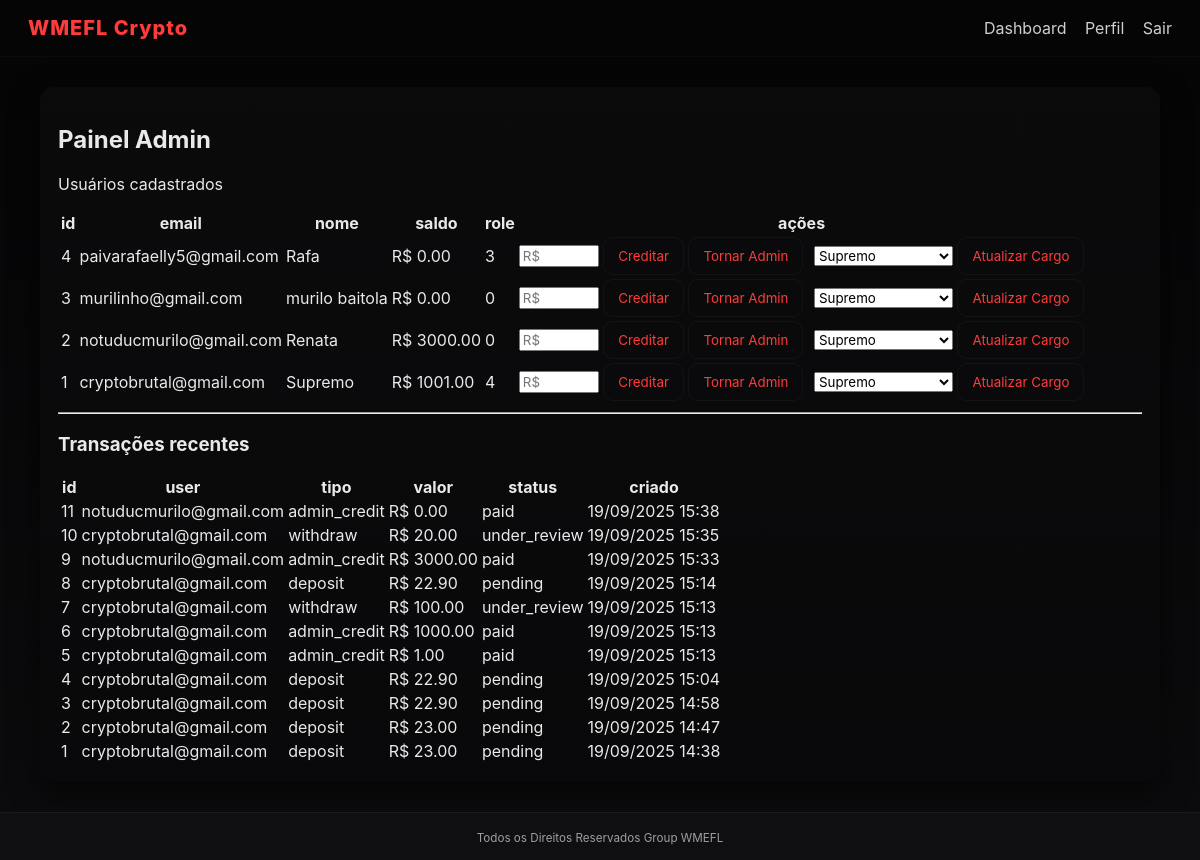
The page /admin (signed in) on the database its author committed.
### models.py (models this page shows, shortened)
class User(UserMixin, db.Model):
    __tablename__ = "user"
    id = db.Column(db.Integer, primary_key=True)
    email = db.Column(db.String(150), unique=True, nullable=False)
    name = db.Column(db.String(120), nullable=True)
    password_hash = db.Column(db.String(256), nullable=False)
    balance = db.Column(db.Float, default=0.0, nullable=False)
    role = db.Column(db.Integer, default=0, nullable=False)
    has_deposited = db.Column(db.Boolean, default=False, nullable=False)
    pix_key = db.Column(db.String(200), nullable=True)
    pix_holder = db.Column(db.String(120), nullable=True)  # nome do titular PIX
    phone_number = db.Column(db.String(20), nullable=True)
    created_at = db.Column(db.DateTime, default=datetime.utcnow, nullable=False)
    @property
    def is_admin(self) -> bool:
        return self.role in [3, 4]

class Transaction(db.Model):
    __tablename__ = "transaction"
    id = db.Column(db.Integer, primary_key=True)
    user_id = db.Column(db.Integer, db.ForeignKey("user.id"), nullable=False)
    amount = db.Column(db.Float, nullable=False)
    type = db.Column(db.String(20), nullable=False)  # deposit, withdraw, admin_credit
    status = db.Column(db.String(20), nullable=False, default="pending")  # pending, paid, failed, under_review
    external_id = db.Column(db.String(200), nullable=True)  # ID retornado pelo provedor
    extra = db.Column(db.Text, nullable=True)  # dados adicionais (ex: payload PIX, QR Code)
    created_at = db.Column(db.DateTime, default=datetime.utcnow, nullable=False)
    user = db.relationship("User", backref="transactions")

### app.py (the view)
@app.route("/admin")
@login_required
@admin_required
def admin_index():
    users = User.query.order_by(User.created_at.desc()).all()
    txs = Transaction.query.order_by(Transaction.created_at.desc()).limit(50).all()
    roles = ["Supremo", "Administrador", "Moderador Global", "Moderador de Site", "User"]
    return render_template("admin.html", users=users, txs=txs, roles=roles)

### app.py (called while the page is built)
@login_manager.user_loader
def load_user(user_id):
    return User.query.get(int(user_id))

def admin_required(f):
    @wraps(f)
    def wrapped(*args, **kwargs):
        if not current_user.is_authenticated or not (
            getattr(current_user, "role", None) in [3, 4]  # 3=Administrador, 4=Supremo
        ):
            abort(403)
        return f(*args, **kwargs)
    return wrapped

### templates/admin.html (shortened to what this page needs)
{% extends "base.html" %}
{% block content %}
<div class="container">
  <div class="card">
    <h2>Painel Admin</h2>
    <p class="small-muted">Usuários cadastrados</p>
    <table class="table">
      <thead><tr><th>id</th><th>email</th><th>nome</th><th>saldo</th><th>role</th><th>ações</th></tr></thead>
      <tbody>
      {% for u in users %}
        <tr>
          <td>{{ u.id }}</td>
          <td>{{ u.email }}</td>
          <td>{{ u.name or '—' }}</td>
          <td>R$ {{ "%.2f"|format(u.balance) }}</td>
          <td>{{ u.role }}</td>
          <td>
            <form style="display:inline" action="{{ url_for('admin_add_balance') }}" method="post">
              <input name="amount" placeholder="R$" style="width:80px">
              <button class="btn" type="submit">Creditar</button>
            </form>
            <form style="display:inline" action="{{ url_for('admin_grant_admin') }}" method="post">
              <button class="btn" type="submit">Tornar Admin</button>
            </form>
            <form style="display:inline" action="{{ url_for('admin_set_role') }}" method="post">
              <select name="role" style="margin-left:6px;">
                {% for r in roles %}
                  <option value="{{ r }}" {% if u.role==r %}selected{% endif %}>{{ r }}</option>
                {% endfor %}
              </select>
              <button class="btn" type="submit">Atualizar Cargo</button>
            </form>
          </td>
        </tr>
      {% endfor %}
      </tbody>
    </table>
    <hr/>
    <h3>Transações recentes</h3>
    <table class="table">
      <thead><tr><th>id</th><th>user</th><th>tipo</th><th>valor</th><th>status</th><th>criado</th></tr></thead>
      <tbody>
      {% for t in txs %}
        <tr>
          <td>{{ t.id }}</td>
          <td>{{ t.user.email if t.user else t.user_id }}</td>
          <td>{{ t.type }}</td>
          <td>R$ {{ "%.2f"|format(t.amount) }}</td>
          <td>{{ t.status }}</td>
          <td>{{ t.created_at.strftime("%d/%m/%Y %H:%M") }}</td>
        </tr>
      {% endfor %}
      </tbody>
    </table>
  </div>
</div>
{% endblock %}

### templates/base.html (shortened to what this page needs)
<!doctype html>
<html lang="pt-br">
<head>
  <link rel="stylesheet" href="{{ url_for('static', filename='css/style.css') }}">
</head>
<body class="dark">
  <header class="topbar">
    <div class="brand">WMEFL Crypto</div>
    <nav>
      {% if current_user.is_authenticated %}
        <a href="{{ url_for('dashboard') }}">Dashboard</a>
        <a href="{{ url_for('profile') }}">Perfil</a>
        <a href="{{ url_for('logout') }}">Sair</a>
      {% else %}
        <a href="{{ url_for('login') }}">Entrar</a>
        <a href="{{ url_for('register') }}">Cadastrar</a>
      {% endif %}
    </nav>
  </header>
  <main class="container">
    {% block content %}{% endblock %}
  </main>
  <footer class="footer">
    <small>Todos os Direitos Reservados Group WMEFL</small>
  </footer>
</body>
</html>

### static/css/style.css (style rules this page uses)
:root { --bg:#070709; --panel:#0f0f11; --muted:#9aa0a6; --accent:#ff3b3b; --accent-2:#ff6b6b; --glass: rgba(255,255,255,0.03); }
* { box-sizing:border-box; font-family:Inter,Segoe UI,Roboto,Arial,sans-serif; }
body { margin:0; background:linear-gradient(180deg,#050506,#0b0b0d); color:#e9e9e9; }
.topbar { display:flex; align-items:center; justify-content:space-between; padding:16px 28px; background:transparent; border-bottom:1px solid rgba(255,255,255,0.02); }
.brand { font-weight:800; color:var(--accent); font-size:20px; letter-spacing:1px; }
nav a { color:#cfcfcf; margin-left:14px; text-decoration:none; }
.container { max-width:1200px; margin:30px auto; padding:0 20px; }
.card { background:linear-gradient(180deg, rgba(255,255,255,0.02), rgba(0,0,0,0.2)); padding:18px; border-radius:14px; box-shadow:0 10px 30px rgba(0,0,0,0.6); }
.btn { padding:10px 14px; border-radius:10px; border:none; cursor:pointer; background:transparent; color:var(--accent); border:1px solid rgba(255,255,255,0.04); }
.footer { text-align:center; padding:15px; background:#0f0f11; border-top:1px solid rgba(255,255,255,0.05); font-size:14px; color:var(--muted); }

### rows shown on the page
User: id "4", email "paivarafaelly5@gmail.com", name "Rafa", balance "0.00", role "3"
User: id "3", email "murilinho@gmail.com", name "murilo baitola", balance "0.00", role "0"
User: id "2", email "notuducmurilo@gmail.com", name "Renata", balance "3000.00", role "0"
User: id "1", email "cryptobrutal@gmail.com", name "Supremo", balance "1001.00", role "4"
Transaction: id "11", user "notuducmurilo@gmail.com", type "admin_credit", amount "0.00", status "paid", created_at "19/09/2025 15:38"
Transaction: id "10", user "cryptobrutal@gmail.com", type "withdraw", amount "20.00", status "under_review", created_at "19/09/2025 15:35"
Transaction: id "9", user "notuducmurilo@gmail.com", type "admin_credit", amount "3000.00", status "paid", created_at "19/09/2025 15:33"
Transaction: id "8", user "cryptobrutal@gmail.com", type "deposit", amount "22.90", status "pending", created_at "19/09/2025 15:14"
Transaction: id "7", user "cryptobrutal@gmail.com", type "withdraw", amount "100.00", status "under_review", created_at "19/09/2025 15:13"
Transaction: id "6", user "cryptobrutal@gmail.com", type "admin_credit", amount "1000.00", status "paid", created_at "19/09/2025 15:13"
Transaction: id "5", user "cryptobrutal@gmail.com", type "admin_credit", amount "1.00", status "paid", created_at "19/09/2025 15:13"
Transaction: id "4", user "cryptobrutal@gmail.com", type "deposit", amount "22.90", status "pending", created_at "19/09/2025 15:04"
Transaction: id "3", user "cryptobrutal@gmail.com", type "deposit", amount "22.90", status "pending", created_at "19/09/2025 14:58"
Transaction: id "2", user "cryptobrutal@gmail.com", type "deposit", amount "23.00", status "pending", created_at "19/09/2025 14:47"
Transaction: id "1", user "cryptobrutal@gmail.com", type "deposit", amount "23.00", status "pending", created_at "19/09/2025 14:38"

### other values the page prints
form field role "Supremo"
